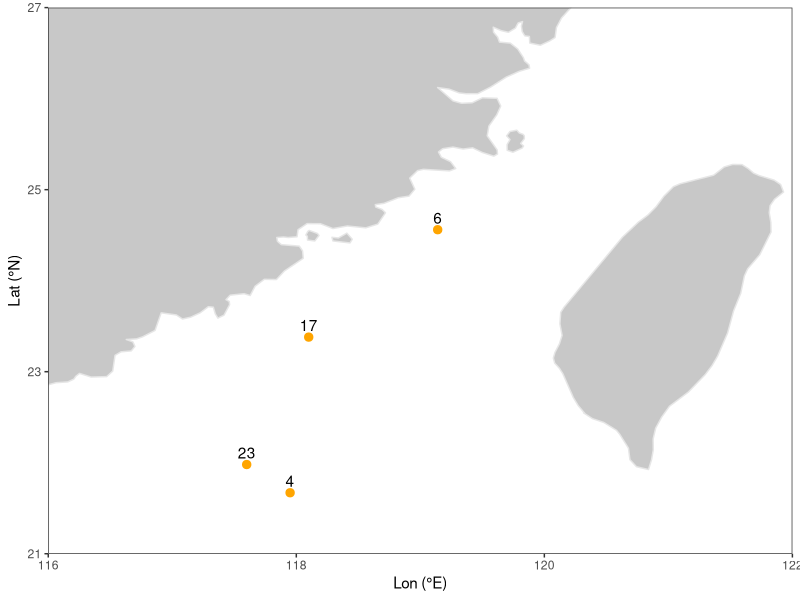
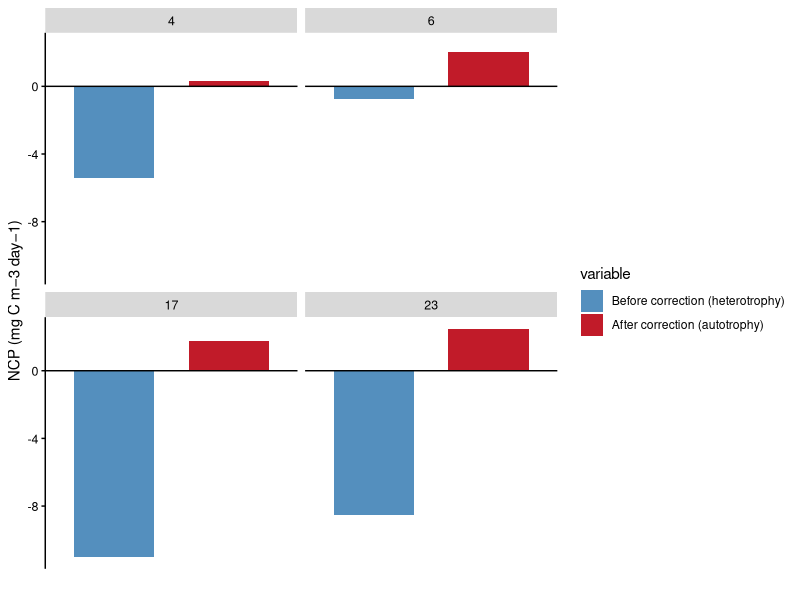

Write R code to recreate these figures, in order.
#### Comparison of net community production before and after correcting for bacterial respiration bias at four representative stations where NCP shifted from negative to positive values

library(reshape2)
library(ggplot2)


# Choose stations with NCP < 0 before correction and NCP > 0 after correction, and indicate them on the map
dat <- read.csv('../output/corrected_BR.csv')
dat <- subset(dat, NCP<0 & NCP_corr>0)

map <- map_data('world')
map <- subset(map, long > 95 & long < 135)
map <- subset(map, lat > 0 & lat < 45)

p <- ggplot() +
geom_point(data = dat, aes(x = Lon, y = Lat), size = 2.5, color = '#ffa500') +
geom_text(data = dat, aes(x = Lon, y = Lat, label = No), vjust = -0.5) +
geom_polygon(data = map, aes(x = long, y = lat, group = group), color = '#e6e6e6', fill = '#c8c8c8') +
theme_bw() +
theme(panel.grid = element_blank(), 
	legend.position = c(0.2, 0.8), 
	legend.background = element_blank(), 
	legend.key = element_blank()) +
coord_cartesian(xlim = c(116, 122),  ylim = c(21, 27)) +
scale_x_continuous(breaks = seq(116, 122, 2), expand = c(0, 0)) +
scale_y_continuous(breaks = seq(21, 27, 2), expand = c(0, 0)) +
labs(x = 'Lon (°E)', y = 'Lat (°N)')

p


# Using bar chart to display the NCP before and after correction
dat <- dat[c('No', 'NCP', 'NCP_corr')]
dat <- melt(dat, id = 'No')
dat$variable <- factor(dat$variable, levels = c('NCP', 'NCP_corr'), labels = c('Before correction (heterotrophy)', 'After correction (autotrophy)'))
dat$value <- dat$value/1.4*12  # C:O ratios were converted using a factor of 1:1.4, following the recommendation of Laws (1991)

p_NCP <- ggplot(dat, aes(variable, value, fill = variable)) +
facet_wrap(~No) +
geom_col(width = 0.7) +
scale_fill_manual(values = c('#548fbe', '#c11b29')) +
theme(panel.grid = element_blank(), 
	panel.background = element_rect(color = 'transparent', fill = 'white'), 
	strip.text = element_text(color = 'black', size = 9),
	axis.ticks = element_line(color = 'black', size = 0.5), 
	axis.text = element_text(color = 'black', size = 9),
	axis.text.x = element_blank(),
	axis.ticks.x = element_blank(),
	axis.line.y = element_line(color = 'black', size = 0.5)) +
geom_hline(yintercept = 0, size = 0.5) +
labs(x = '', y = 'NCP (mg C m−3 day−1)')

p_NCP


# Finally, combine the maps and bar charts using external plotting tools to create Fig. S2

